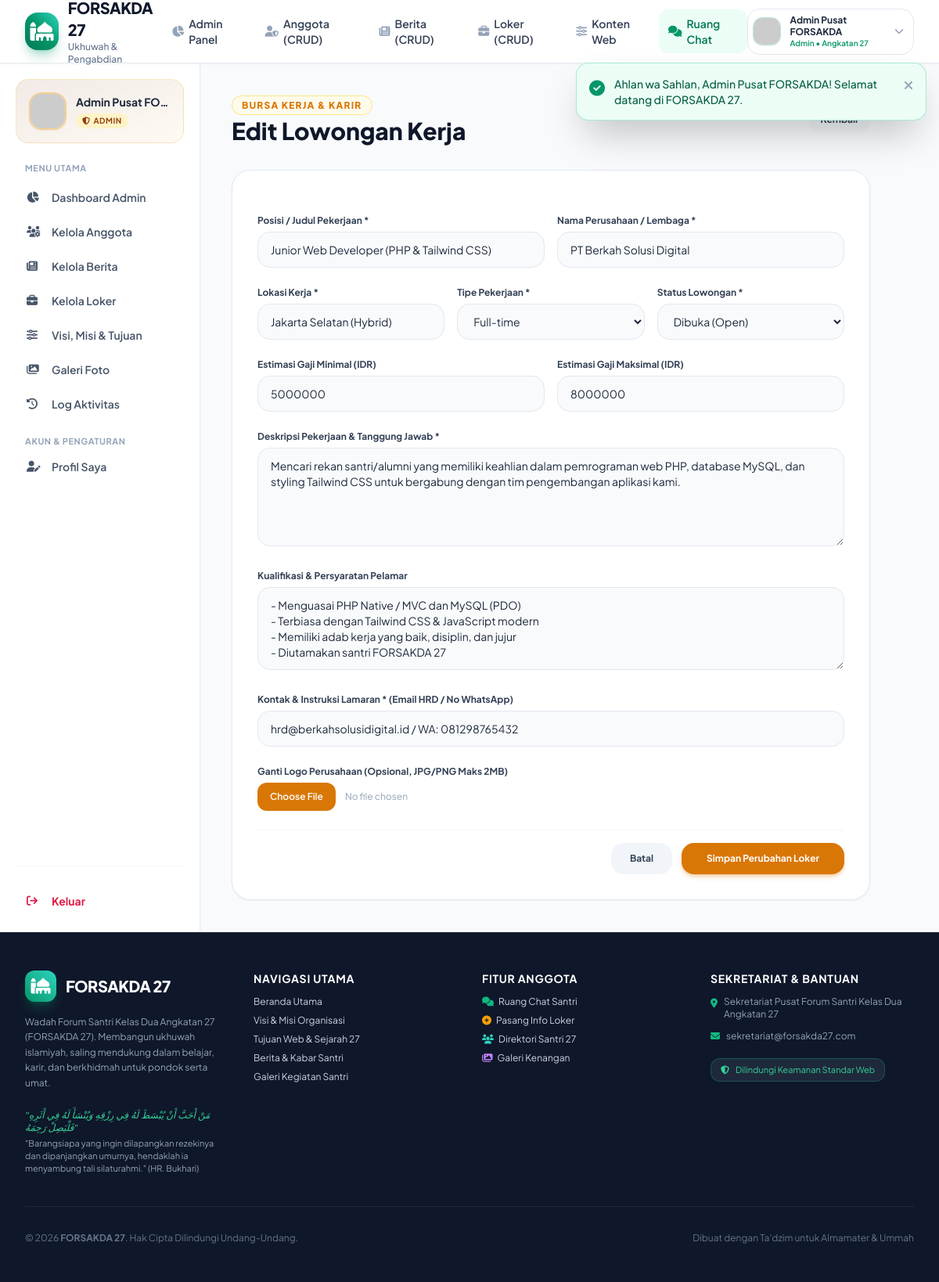
The page /views/member/loker-edit.php?id=1 (signed in) on the database its author committed.
### tables this page shows
CREATE TABLE IF NOT EXISTS `job_vacancies` (
  `id` INT AUTO_INCREMENT PRIMARY KEY,
  `user_id` INT NOT NULL,
  `posisi` VARCHAR(150) NOT NULL,
  `perusahaan` VARCHAR(150) NOT NULL,
  `lokasi` VARCHAR(100) NOT NULL,
  `tipe_pekerjaan` ENUM('Full-time', 'Part-time', 'Freelance', 'Internship/Magang', 'Remote') DEFAULT 'Full-time',
  `gaji_min` BIGINT NULL DEFAULT 0,
  `gaji_max` BIGINT NULL DEFAULT 0,
  `deskripsi` LONGTEXT NOT NULL,
  `kualifikasi` LONGTEXT NULL,
  `kontak_lamaran` VARCHAR(255) NOT NULL,
  `logo_perusahaan` VARCHAR(255) NULL,
  `status` ENUM('open', 'closed', 'pending') DEFAULT 'open',
  `created_at` DATETIME DEFAULT CURRENT_TIMESTAMP,
  `updated_at` DATETIME DEFAULT CURRENT_TIMESTAMP ON UPDATE CURRENT_TIMESTAMP,
  INDEX (`user_id`),
  INDEX (`status`),
  INDEX (`tipe_pekerjaan`)
);

### config/auth.php (called while the page is built, shortened)
<?php
require_once __DIR__ . '/security.php';
function is_logged_in(): bool {
    return !empty($_SESSION['user_id']) && !empty($_SESSION['user_role']);
}
function has_role($roles): bool {
    if (is_string($roles)) {
        $roles = [$roles];
    }
    $userRole = $_SESSION['user_role'] ?? '';
    return in_array($userRole, $roles, true);
}

### config/security.php (called while the page is built, shortened)
<?php
function e(?string $data): string {
    return htmlspecialchars($data, ENT_QUOTES | ENT_SUBSTITUTE, 'UTF-8');
}

### views/member/loker-edit.php (the view, shortened to what this page needs)
<?php
require_once __DIR__ . '/../../config/security.php';
require_once __DIR__ . '/../../config/auth.php';
$pdo = Database::getConnection();
$id = (int)($_GET['id'] ?? 0);
$stmt = $pdo->prepare("SELECT * FROM job_vacancies WHERE id = :id LIMIT 1");
$stmt->execute([':id' => $id]);
$job = $stmt->fetch();
require_once __DIR__ . '/../../includes/header.php';
?>
<div class="flex-1 flex flex-col md:flex-row bg-slate-50 dark:bg-slate-950">
    <?php require_once __DIR__ . '/../../includes/sidebar.php'; ?>
    <main class="flex-1 p-6 sm:p-10 space-y-8 overflow-y-auto max-w-4xl">
        <div class="flex items-center justify-between">
            <div>
                <span class="text-xs font-extrabold uppercase tracking-widest text-amber-600 bg-amber-50 px-3 py-1 rounded-full border border-amber-200">
                    Bursa Kerja & Karir
                </span>
                <h1 class="text-2xl sm:text-3xl font-black text-slate-900 dark:text-white mt-1">
                    Edit Lowongan Kerja
                </h1>
            </div>
            <a href="<?php echo has_role('admin') ? BASE_URL . '/views/admin/loker.php' : BASE_URL . '/views/member/loker-saya.php'; ?>" class="px-4 py-2 bg-slate-100 dark:bg-slate-800 text-slate-700 dark:text-slate-300 font-bold rounded-xl text-xs hover:bg-slate-200">
            </a>
        </div>
        <div class="bg-white dark:bg-slate-900 rounded-3xl p-6 sm:p-8 border border-slate-200 dark:border-slate-800 shadow-sm">
            <form method="POST" action="<?php echo BASE_URL; ?>/actions/job_process.php" enctype="multipart/form-data" class="space-y-6">
                <div class="grid grid-cols-1 sm:grid-cols-2 gap-4">
                    <div>
                        <label class="block text-xs font-bold text-slate-700 dark:text-slate-300 mb-1.5">
                            Posisi / Judul Pekerjaan *
                        </label>
                        <input type="text" name="posisi" value="<?php echo e($job['posisi']); ?>" required class="w-full px-4 py-3 bg-slate-50 dark:bg-slate-800 border border-slate-200 dark:border-slate-700 rounded-2xl text-xs sm:text-sm text-slate-800 dark:text-slate-100">
                    </div>
                    <div>
                        <label class="block text-xs font-bold text-slate-700 dark:text-slate-300 mb-1.5">
                            Nama Perusahaan / Lembaga *
                        </label>
                        <input type="text" name="perusahaan" value="<?php echo e($job['perusahaan']); ?>" required class="w-full px-4 py-3 bg-slate-50 dark:bg-slate-800 border border-slate-200 dark:border-slate-700 rounded-2xl text-xs sm:text-sm text-slate-800 dark:text-slate-100">
                    </div>
                </div>
                <div class="grid grid-cols-1 sm:grid-cols-3 gap-4">
                    <div>
                        <label class="block text-xs font-bold text-slate-700 dark:text-slate-300 mb-1.5">
                            Lokasi Kerja *
                        </label>
                        <input type="text" name="lokasi" value="<?php echo e($job['lokasi']); ?>" required class="w-full px-4 py-3 bg-slate-50 dark:bg-slate-800 border border-slate-200 dark:border-slate-700 rounded-2xl text-xs sm:text-sm text-slate-800 dark:text-slate-100">
                    </div>
                    <div>
                        <label class="block text-xs font-bold text-slate-700 dark:text-slate-300 mb-1.5">
                            Tipe Pekerjaan *
                        </label>
                        <select name="tipe_pekerjaan" required class="w-full px-4 py-3 bg-slate-50 dark:bg-slate-800 border border-slate-200 dark:border-slate-700 rounded-2xl text-xs sm:text-sm text-slate-800 dark:text-slate-100">
                            <option value="Full-time" <?php echo ($job['tipe_pekerjaan'] === 'Full-time') ? 'selected' : ''; ?>>Full-time</option>
                        </select>
                    </div>
                    <div>
                        <label class="block text-xs font-bold text-slate-700 dark:text-slate-300 mb-1.5">
                            Status Lowongan *
                        </label>
                        <select name="status" required class="w-full px-4 py-3 bg-slate-50 dark:bg-slate-800 border border-slate-200 dark:border-slate-700 rounded-2xl text-xs sm:text-sm text-slate-800 dark:text-slate-100">
                            <option value="open" <?php echo ($job['status'] === 'open') ? 'selected' : ''; ?>>Dibuka (Open)</option>
                        </select>
                    </div>
                </div>
                <div class="grid grid-cols-1 sm:grid-cols-2 gap-4">
                    <div>
                        <label class="block text-xs font-bold text-slate-700 dark:text-slate-300 mb-1.5">
                            Estimasi Gaji Minimal (IDR)
                        </label>
                        <input type="number" name="gaji_min" value="<?php echo e($job['gaji_min']); ?>" class="w-full px-4 py-3 bg-slate-50 dark:bg-slate-800 border border-slate-200 dark:border-slate-700 rounded-2xl text-xs sm:text-sm text-slate-800 dark:text-slate-100">
                    </div>
                    <div>
                        <label class="block text-xs font-bold text-slate-700 dark:text-slate-300 mb-1.5">
                            Estimasi Gaji Maksimal (IDR)
                        </label>
                        <input type="number" name="gaji_max" value="<?php echo e($job['gaji_max']); ?>" class="w-full px-4 py-3 bg-slate-50 dark:bg-slate-800 border border-slate-200 dark:border-slate-700 rounded-2xl text-xs sm:text-sm text-slate-800 dark:text-slate-100">
                    </div>
                </div>
                <div>
                    <label class="block text-xs font-bold text-slate-700 dark:text-slate-300 mb-1.5">
                        Deskripsi Pekerjaan & Tanggung Jawab *
                    </label>
                    <textarea name="deskripsi" rows="5" required class="w-full px-4 py-3 bg-slate-50 dark:bg-slate-800 border border-slate-200 dark:border-slate-700 rounded-2xl text-xs sm:text-sm text-slate-800 dark:text-slate-100"><?php echo e($job['deskripsi']); ?></textarea>
                </div>
                <div>
                    <label class="block text-xs font-bold text-slate-700 dark:text-slate-300 mb-1.5">
                        Kualifikasi & Persyaratan Pelamar
                    </label>
                    <textarea name="kualifikasi" rows="4" class="w-full px-4 py-3 bg-slate-50 dark:bg-slate-800 border border-slate-200 dark:border-slate-700 rounded-2xl text-xs sm:text-sm text-slate-800 dark:text-slate-100"><?php echo e($job['kualifikasi']); ?></textarea>
                </div>
                <div>
                    <label class="block text-xs font-bold text-slate-700 dark:text-slate-300 mb-1.5">
                        Kontak & Instruksi Lamaran * (Email HRD / No WhatsApp)
                    </label>
                    <input type="text" name="kontak_lamaran" value="<?php echo e($job['kontak_lamaran']); ?>" required class="w-full px-4 py-3 bg-slate-50 dark:bg-slate-800 border border-slate-200 dark:border-slate-700 rounded-2xl text-xs sm:text-sm text-slate-800 dark:text-slate-100">
                </div>
                <div>
                    <label class="block text-xs font-bold text-slate-700 dark:text-slate-300 mb-1.5">
                        Ganti Logo Perusahaan (Opsional, JPG/PNG Maks 2MB)
                    </label>
                    <input type="file" name="logo_perusahaan" accept="image/png, image/jpeg, image/webp" class="w-full text-xs text-slate-400 file:mr-3 file:py-2.5 file:px-4 file:rounded-xl file:border-0 file:text-xs file:font-semibold file:bg-amber-600 file:text-white hover:file:bg-amber-500">
                </div>
                <div class="pt-4 border-t border-slate-100 dark:border-slate-800 flex justify-end gap-3">
                    <a href="<?php echo has_role('admin') ? BASE_URL . '/views/admin/loker.php' : BASE_URL . '/views/member/loker-saya.php'; ?>" class="px-6 py-3 bg-slate-100 dark:bg-slate-800 text-slate-700 dark:text-slate-300 font-bold rounded-2xl text-xs hover:bg-slate-200 transition">
                        Batal
                    </a>
                    <button type="submit" class="px-8 py-3 bg-amber-600 hover:bg-amber-500 text-white font-bold rounded-2xl text-xs transition shadow-md shadow-amber-600/30">
                        Simpan Perubahan Loker
                    </button>
                </div>
            </form>
        </div>
    </main>
</div>
<?php require_once __DIR__ . '/../../includes/footer.php'; ?>

### assets/css/custom.css (style rules this page uses)
:root { --primary: #059669; --primary-dark: #064e3b; --accent: #d97706; }
body { font-family: 'Plus Jakarta Sans', -apple-system, BlinkMacSystemFont, 'Segoe UI', Roboto, sans-serif; }

### rows shown on the page
job_vacancies: posisi "Junior Web Developer (PHP & Tailwind CSS)", perusahaan "PT Berkah Solusi Digital", lokasi "Jakarta Selatan (Hybrid)", tipe_pekerjaan "Full-time", status "Dibuka (Open)", gaji_min "5000000", gaji_max "8000000", deskripsi "Mencari rekan santri/alumni yang memiliki keahlian dalam pemrograman web PHP, database MySQL, dan styling Tailwind CSS untuk bergabung dengan tim pengembangan aplikasi kami.", kualifikasi "- Menguasai PHP Native / MVC dan MySQL (PDO) - Terbiasa dengan Tailwind CSS & JavaScript modern - Memiliki adab kerja yang baik, disiplin, dan jujur - Diutamakan santri FORSAKDA 27", kontak_lamaran "hrd@berkahsolusidigital.id / WA: 081298765432"

### other values the page prints
$message "Ahlan wa Sahlan, Admin Pusat FORSAKDA! Selamat datang di FORSAKDA 27."
$currentUser['nama'] "Admin Pusat FORSAKDA"
$currentUser['role'] "Admin"
$user['nama'] "Admin Pusat FO…"
$user['role'] "ADMIN"
APP_NAME "FORSAKDA 27"
